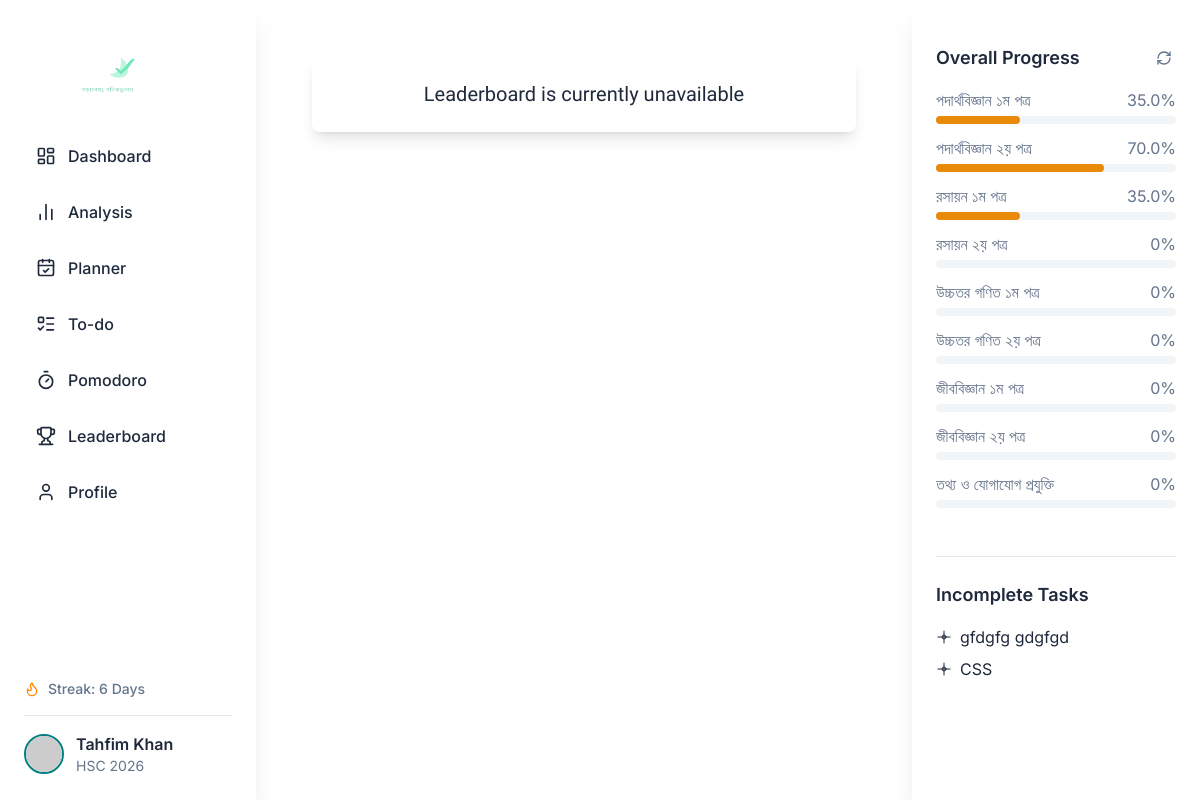
The app's page /leaderboard/ (signed in) with its own data.
### users/models.py (models this page shows, shortened)
class UserProfile(AbstractUser):
    STREAMS = [
        ('hsc', 'HSC'),
        ('eng', 'Engineering'),
        ('med', 'Medical'),
        ('var', 'Varsity')
    ]
    HSC_YEAR_CHOICES = [
        (2025, '2025'),
        (2026, '2026'),
        (2027, '2027'),
        (2028, '2028')
    ]
    stream = models.CharField(max_length=20, choices=STREAMS, default='hsc')
    show_on_leaderboard = models.BooleanField(default=True)
    avatar = models.URLField(blank=True, null=True)
    xp = models.PositiveIntegerField(default=0)
    streak = models.PositiveIntegerField(default=0)
    college = models.CharField(max_length=100, blank=True, null=True)
    hscyear = models.PositiveIntegerField(blank=True, null=True, choices=HSC_YEAR_CHOICES)
    last_login_date = models.DateField(auto_now=True, null=True, blank=True)
    overall_progress_cache = models.FloatField(default=0.0)

### syllabus/models.py (models this page shows, shortened)
class Subject(models.Model):
    name = models.CharField(max_length=100)
    chapter_count = models.PositiveIntegerField(default=1)

### leaderboard/views.py (the view)
# urls.py: path('', views.leaderboard_view, name='leaderboard'),
def leaderboard_view(request):
    return render(request, 'leaderboard/leaderboard.html')

### core/templatetags/sidebar_tags.py (called while the page is built)
@register.inclusion_tag('core/_subject_progress_sidebar.html', takes_context=True)
def subject_progress_sidebar(context):
    user = context['request'].user
    if not user.is_authenticated:
        return {'subjects_progress': []}
    subjects_progress = Subject.objects.annotate(
        overall_progress=Avg(
            'chapters__progress__overall_progress',
            filter=Q(chapters__progress__user=user)
        )
    ).values('name', 'overall_progress')
    for subject in subjects_progress:
        if subject['overall_progress'] is None:
            subject['overall_progress'] = 0
        else:
            subject['overall_progress'] = round(subject['overall_progress'], 2)
    return {'subjects_progress': subjects_progress}

### leaderboard/templates/leaderboard/leaderboard.html (shortened to what this page needs)
{% extends "core/layout.html" %}
{% block body %}
<div class="container mx-auto px-4 sm:px-6 lg:px-8 py-8">
    <div class="bg-[var(--color-card-bg-light)] dark:bg-[var(--color-card-bg-dark)] shadow-lg rounded-lg p-6 text-center">
        <p class="text-xl font-['Courier_Prime'] text-[var(--color-text-light)] dark:text-[var(--color-text-dark)]">
            Leaderboard is currently unavailable
        </p>
    </div>
</div>
{% endblock %}

### core/templates/core/layout.html (shortened to what this page needs)
{% load static %}
{% load sidebar_tags %}
<!DOCTYPE html>
<html lang="en">
<head>
    <script src="https://cdn.tailwindcss.com"></script>
    <link rel="stylesheet" href="{% static 'core/main.css' %}">
</head>
<body class="bg-[var(--color-bg-light)] text-[var(--color-text-light)] dark:bg-[var(--color-bg-dark)] dark:text-[var(--color-text-dark)] flex min-h-screen">
    <aside id="left-sidebar" class="bg-[var(--color-card-bg-light)] dark:bg-[var(--color-card-bg-dark)] shadow-xl flex flex-col justify-between w-64 flex-shrink-0 h-screen fixed top-0 left-0 z-40 md:translate-x-0 -translate-x-full transition-transform duration-300 ease-in-out md:pt-0 pt-16 overflow-x-hidden">
        <div class="pl-14 mb-3 hidden md:block pt-8">
            <img src="{% static 'core/logo_trans.png' %}" alt="Pattho Logo" class="h-16 w-auto">
        </div>
        <div class="p-6 flex-grow sidebar-scroll overflow-y-auto">
            <nav>
                <ul>
                    <li class="mb-2">
                        <a href="{% url 'dashboard' %}" class="flex items-center p-3 rounded-xl text-[var(--color-text-light)] dark:text-[var(--color-text-dark)] hover:bg-[var(--color-primary-hover-light)] dark:hover:bg-[var(--color-primary-hover-dark)] hover:text-[var(--color-primary-light)] dark:hover:text-[var(--color-text-dark)] hover:border hover:border-gray-300 transition-colors duration-200 font-medium">
                            <i data-lucide="layout-dashboard" class="w-5 h-5 mr-3"></i>
                            Dashboard
                        </a>
                    </li>
                    <li class="mb-2">
                        <a href="{% url 'analysis' %}" class="flex items-center p-3 rounded-xl text-[var(--color-text-light)] dark:text-[var(--color-text-dark)] hover:bg-[var(--color-primary-hover-light)] dark:hover:bg-[var(--color-primary-hover-dark)] hover:text-[var(--color-primary-light)] dark:hover:text-[var(--color-text-dark)] hover:border hover:border-gray-300 transition-colors duration-200 font-medium">
                            <i data-lucide="bar-chart-2" class="w-5 h-5 mr-3"></i>
                            Analysis
                        </a>
                    </li>
                    <li class="mb-2">
                        <a href="{% url 'planner' %}" class="flex items-center p-3 rounded-xl text-[var(--color-text-light)] dark:text-[var(--color-text-dark)] hover:bg-[var(--color-primary-hover-light)] dark:hover:bg-[var(--color-primary-hover-dark)] hover:text-[var(--color-primary-light)] dark:hover:text-[var(--color-text-dark)] hover:border hover:border-gray-300 transition-colors duration-200 font-medium">
                            <i data-lucide="calendar-check" class="w-5 h-5 mr-3"></i>
                            Planner
                        </a>
                    </li>
                    <li class="mb-2">
                        <a href="{% url 'activities' %}" class="flex items-center p-3 rounded-xl text-[var(--color-text-light)] dark:text-[var(--color-text-dark)] hover:bg-[var(--color-primary-hover-light)] dark:hover:bg-[var(--color-primary-hover-dark)] hover:text-[var(--color-primary-light)] dark:hover:text-[var(--color-text-dark)] hover:border hover:border-gray-300 transition-colors duration-200 font-medium">
                            <i data-lucide="list-todo" class="w-5 h-5 mr-3"></i>
                            To-do
                        </a>
                    </li>
                    <li class="mb-2">
                        <a href="{% url 'pomodoro' %}" class="flex items-center p-3 rounded-xl text-[var(--color-text-light)] dark:text-[var(--color-text-dark)] hover:bg-[var(--color-primary-hover-light)] dark:hover:bg-[var(--color-primary-hover-dark)] hover:text-[var(--color-primary-light)] dark:hover:text-[var(--color-text-dark)] hover:border hover:border-gray-300 transition-colors duration-200 font-medium">
                            <i data-lucide="timer" class="w-5 h-5 mr-3"></i>
                            Pomodoro
                        </a>
                    </li>
                    <li class="mb-2">
                        <a href="{% url 'leaderboard' %}" class="flex items-center p-3 rounded-xl text-[var(--color-text-light)] dark:text-[var(--color-text-dark)] hover:bg-[var(--color-primary-hover-light)] dark:hover:bg-[var(--color-primary-hover-dark)] hover:text-[var(--color-primary-light)] dark:hover:text-[var(--color-text-dark)] hover:border hover:border-gray-300 transition-colors duration-200 font-medium">
                            <i data-lucide="trophy" class="w-5 h-5 mr-3"></i>
                            Leaderboard
                        </a>
                    </li>
                    <li class="mb-2">
                        <a href="{% url 'profile' %}" class="flex items-center p-3 rounded-xl text-[var(--color-text-light)] dark:text-[var(--color-text-dark)] hover:bg-[var(--color-primary-hover-light)] dark:hover:bg-[var(--color-primary-hover-dark)] hover:text-[var(--color-primary-light)] dark:hover:text-[var(--color-text-dark)] hover:border hover:border-gray-300 transition-colors duration-200 font-medium">
                            <i data-lucide="user" class="w-5 h-5 mr-3"></i>
                            Profile
                        </a>
                    </li>
                </ul>
            </nav>
        </div>
        <div class="p-6">
            <div class="flex items-center mb-4 text-sm font-medium text-[var(--color-gray-text-light)] dark:text-[var(--color-gray-text-dark)]">
                <i data-lucide="flame" class="w-4 h-4 mr-2 text-[var(--color-accent-light)]"></i>
                <span>Streak: {{ request.user.streak|default:0 }} Days</span>
            </div>
            <a href="{% url 'profile' %}" class="block pt-4 border-t border-[var(--color-border-light)] dark:border-[var(--color-border-dark)]">
                <div class="flex items-center">
                    <img src="{{ request.user.avatar|default:'https://placehold.co/40x40/205454/ffffff?font=oswald&text=Pattho' }}" alt="User Avatar" class="w-10 h-10 rounded-full mr-3 border-2 border-[var(--color-primary-light)] dark:border-[var(--color-primary-dark)]">
                    <div>
                        <p class="font-semibold text-[var(--color-text-light)] dark:text-[var(--color-text-dark)]">{{ request.user.first_name }} {{ request.user.last_name }}</p>
                        <p class="text-sm text-[var(--color-gray-text-light)] dark:text-[var(--color-gray-text-dark)]">{{ request.user.get_stream_display }} {{ request.user.hscyear|stringformat:"s" }}</p>
                    </div>
                </div>
            </a>
        </div>
    </aside>
    <div class="flex-1 flex flex-col w-full md:ml-64 md:mr-72 pt-16 md:pt-0">
        <div class="flex flex-1 overflow-hidden">
            <main class="p-4 md:p-6 flex-1 overflow-y-auto bg-[var(--color-card-bg-light)] dark:bg-[var(--color-bg-dark)] shadow-lg min-h-[300px] min-w-0">
                {% block body %}{% endblock %}
            </main>
            {% block right_sidebar %}
            <aside id="right-sidebar" class="bg-[var(--color-card-bg-light)] dark:bg-[var(--color-card-bg-dark)] shadow-xl w-72 flex-shrink-0 p-6 overflow-y-auto sidebar-scroll fixed top-0 right-0 h-full transform translate-x-full md:translate-x-0 md:block transition-transform duration-300 ease-in-out z-40 pt-20 md:pt-11">
                {% subject_progress_sidebar %}
                <div class="border-b border-[var(--color-border-light)] dark:border-[var(--color-border-dark)] pb-6 mb-6"></div>
                <h3 class="text-lg font-semibold text-[var(--color-text-light)] dark:text-[var(--color-text-dark)] mb-4 mt-6">Incomplete Tasks</h3>
                <ul id="incomplete-tasks-list" class="space-y-2">
                </ul>
            </aside>
            {% endblock right_sidebar %}
        </div>
    </div>
</body>
</html>

### core/templates/core/_subject_progress_sidebar.html
<div class="flex justify-between items-center mb-4">
    <h3 class="text-lg font-semibold text-[var(--color-text-light)] dark:text-[var(--color-text-dark)]">Overall Progress</h3>
    <button id="refresh-progress-btn" class="p-1 rounded-full text-[var(--color-gray-text-light)] hover:bg-[var(--color-gray-bg-light)] dark:hover:bg-[var(--color-gray-bg-dark)] transition-colors duration-200">
        <i data-lucide="refresh-cw" class="w-4 h-4 text-[var(--color-gray-text-light)] dark:text-[var(--color-gray-text-dark)]"></i>
    </button>
</div>
<ul class="space-y-3 mb-6" id="subject-progress-list">
    {% for subject in subjects_progress %}
    <li data-subject-name="{{ subject.name }}" class="group">
        <div class="flex justify-between items-center text-[var(--color-gray-text-light)] dark:text-[var(--color-gray-text-dark)] group-hover:text-white">
            <span>{{ subject.name }}</span>
            <span class="subject-progress-percentage">{{ subject.overall_progress|default:0 }}%</span>
        </div>
        <div class="w-full bg-[var(--color-gray-bg-light)] rounded-full h-2 mt-1 dark:bg-[var(--color-gray-bg-dark)]">
            <div class="bg-[#E78A09] h-2 rounded-full subject-progress-bar" style="width: {{ subject.overall_progress|default:0 }}%"></div>
        </div>
    </li>
    {% empty %}
    <li><p class="text-[var(--color-gray-text-light)] dark:text-[var(--color-gray-text-dark)]">No subjects found or no progress yet.</p></li>
    {% endfor %}
</ul>

### core/static/core/main.css (style rules this page uses)
:root { --color-bg-light: #F9F7F1; --color-bg-dark: #121212; --color-text-light: #1e293b; --color-text-dark: #f1f5f9; --color-gray-text-light: #64748b; --color-gray-text-dark: #94a3b8; --color-card-bg-light: #FFFFFF; --color-card-bg-dark: #191919; --color-border-light: #e2e8f0; --color-border-dark: #2d3748; --color-primary-light: #008080; --color-primary-dark: #6EE7B7; --color-primary-hover-light: #2D3D40; --color-primary-hover-dark: #2D3D40; --color-secondary-light: #a6c7b8; --color-secondary-dark: #89afb6; --color-accent-light: #FF8C00; --color-accent-dark: #FFC14D; --color-accent-hover-light: #CC7000; --color-accent-hover-dark: #FFD700; --color-success-light: #3CB371; --color-success-dark: #A7F3D0; --color-warning-light: #FFD700; --color-warning-dark: #FFEA00; --color-error-light: #DC143C; --color-error-dark: #FF6347; --color-info-light: #4169E1; --color-info-dark: #6495ED; --color-gray-bg-light: #f1f5f9; --color-gray-bg-dark: #2d3748; --shadow-dark-sm: 0 1px 2px 0 rgba(0, 0, 0, 0.05); --shadow-dark-md: 0 4px 6px -1px rgba(0, 0, 0, 0.1), 0 2px 4px -1px rgba(0, 0, 0, 0.06); --shadow-dark-lg: 0 10px 15px -3px rgba(0, 0, 0, 0.1), 0 4px 6px -2px rgba(0, 0, 0, 0.05); --shadow-dark-xl: 0 20px 25px -5px rgba(0, 0, 0, 0.1), 0 10px 10px -5px rgba(0, 0, 0, 0.04); }
*, *::before, *::after { box-sizing: border-box; }
body { font-family: 'Inter', sans-serif; -webkit-font-smoothing: antialiased; -moz-osx-font-smoothing: grayscale; background-color: var(--color-bg-light); color: var(--color-text-light); }
.sidebar-scroll { scrollbar-width: thin; scrollbar-color: var(--color-gray-text-light) var(--color-gray-bg-light); }
img { max-width: 100%; height: auto; }

### records on screen
UserProfile: user.streak "6", user.first_name "Tahfim", user.last_name "Khan", user.stream "HSC", user.hscyear "2026"
Subject: name "পদার্থবিজ্ঞান ১ম পত্র", overall_progress "35.0"
Subject: name "পদার্থবিজ্ঞান ২য় পত্র", overall_progress "70.0"
Subject: name "রসায়ন ১ম পত্র", overall_progress "35.0"
Subject: name "রসায়ন ২য় পত্র", overall_progress "0"
Subject: name "উচ্চতর গণিত ১ম পত্র", overall_progress "0"
Subject: name "উচ্চতর গণিত ২য় পত্র", overall_progress "0"
Subject: name "জীববিজ্ঞান ১ম পত্র", overall_progress "0"
Subject: name "জীববিজ্ঞান ২য় পত্র", overall_progress "0"
Subject: name "তথ্য ও যোগাযোগ প্রযুক্তি", overall_progress "0"
